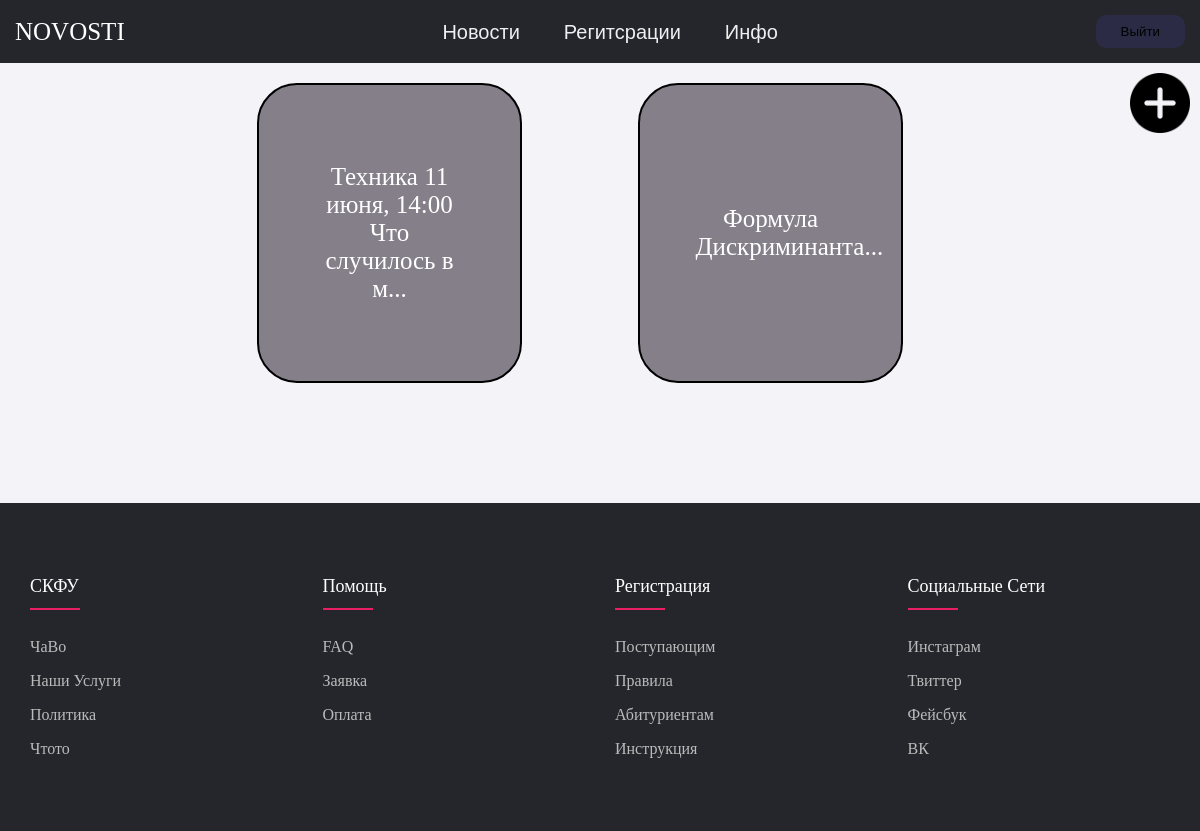
Page /news/ (signed in) on the committed database.
### welcome/models.py (models this page shows)
class News(models.Model):
    news_title = models.CharField(max_length=200)
    news_text = models.TextField(max_length=1000)
    pub_date = models.DateTimeField('date published', default=datetime.now, blank=True)
    def __str__(self):
        return self.news_title[:40]+'...'

### welcome/views.py (the view)
# urls.py: path('news/', views.NewsView.as_view(), name='news'),
class NewsView(LoginRequiredMixin, generic.ListView):
    template_name='welcome/news.html'
    context_object_name = 'newspage'
    def get(self, request):
        news = News.objects.all()
        return render(request, self.template_name, {'newss': news})

### welcome/templates/welcome/news.html
{% extends 'base_bootstrap.html' %}
{% load static %}
{% block content %}
    <div>
        <div class="AddButton">
            <a href="{% url 'welcome:create' %}"><img style="margin-bottom: 20px;" src="{% static 'images/plus.png' %}" width="60" alt="but"></a>
        </div>
        {% if newss %}
            <div class="news_container">
                {% for news in newss %}
                    <div class="news_box">
                        <span class="news_square"><a href="{% url 'welcome:detail' news.id %}">{{ news }}</a></a></span>
                    </div>
                {% endfor %}
            </div>
        {% endif %}
    </div>
{% endblock %}

### welcome/templates/base_bootstrap.html (shortened to what this page needs)
{% load static %}
<!DOCTYPE html>
<html lang="en">
<head>
    <link rel="stylesheet" href="{% static 'css/styles.css' %}">
    <link rel="stylesheet" href="{% static 'css/footer.css' %}">
    <link rel="stylesheet" href="{% static 'css/news_list.css' %}">
    <link rel="stylesheet" href="{% static 'css/registration.css' %}">
</head>
<body>
    <div>
        <header class="navbar">
            <a href="{% url 'welcome:main' %}" style="text-decoration: none;"><span class="name"><b">NOVOSTI</b></span></a>
            <nav>
                <ul class="nav__links">
                    <li><a href="{% url 'welcome:news' %}">Новости</a></li>
                    <li><a href="#">Регитсрации</a></li>
                    <li><a href="#">Инфо</a></li>
                </ul>
            </nav>
            {% if user.is_authenticated %}
                <a class="cta" href="{% url 'logout' %}?next={% url 'welcome:main' %}"><button>Выйти</button></a>
            {% else %}
                <a class="cta" href="{% url 'login' %}?next={{ request.path }}"><button>Логин</button></a>
            {% endif %}
        </header>
    </div>
    <main>
        {% block content %}
        {% endblock %}
    </main>
    {% block footer %}
        {% include 'footer.html' %}
    {% endblock %}
</body>
</html>

### welcome/templates/footer.html
<footer class="footer">
    <div class="container">
        <div class="row">
            <div class="footer-col">
                <h4>СКФУ</h4>
                <ul>
                    <li><a href="#">ЧаВо</a></li>
                    <li><a href="#">Наши услуги</a></li>
                    <li><a href="#">Политика</a></li>
                    <li><a href="#">Чтото</a></li>
                </ul>
            </div>
            <div class="footer-col">
                <h4>Помощь</h4>
                <ul>
                    <li><a href="#">FAQ</a></li>
                    <li><a href="#">Заявка</a></li>
                    <li><a href="#">Оплата</a></li>
                </ul>
            </div>
            <div class="footer-col">
                <h4>Регистрация</h4>
                <ul>
                    <li><a href="#">Поступающим</a></li>
                    <li><a href="#">Правила</a></li>
                    <li><a href="#">Абитуриентам</a></li>
                    <li><a href="#">Инструкция</a></li>
                </ul>
            </div>
            <div class="footer-col">
                <h4>Социальные сети</h4>
                <ul>
                    <li><a href="#">Инстаграм</a></li>
                    <li><a href="#">Твиттер</a></li>
                    <li><a href="#">Фейсбук</a></li>
                    <li><a href="#">ВК</a></li>
                </ul>
            </div>
        </div>
    </div>
</footer>

### welcome/static/css/styles.css (style rules this page uses)
* { box-sizing: border-box; margin: 0; padding: 0; }
main { padding: 10px; background-color: #F4F3F8; }
.navbar { display: flex; padding:15px 15px; background-color: #24262b; align-items: center; justify-content: space-between; }
nav li { font-family: "Merriweather", sans-serif; font-weight: 400; color: #edf0f1; text-decoration: none; }
nav a { font-family: "Merriweather", sans-serif; font-weight: 400; color: #edf0f1; text-decoration: none; }
.name { text-decoration: none; font-size: 25px; color: white; cursor: pointer; }
.nav__links { list-style: none; }
.nav__links li { display: inline-block; font-size: 20px; padding: 0px 20px; }
.nav__links li a { transition: all 0.3s ease 0s; }
header button { padding: 9px 25px; background-color: rgb(43, 43, 69); border: none; border-radius: 10px; cursor:pointer; transition: all 0.3s ease 0s; }
.AddButton { margin: 0px; float: right; }

### welcome/static/css/footer.css (style rules this page uses)
* { margin: 0; padding: 0; box-sizing: border-box; }
footer .container { max-width: 1170px; margin: auto; }
ul { list-style: none; }
.row { justify-content: space-between; display: flex; flex-direction: row; flex-wrap: wrap; }
.footer { background-color: #24262b; padding: 70px 0; line-height: 1.5; }
.footer-col { width: 25%; padding: 0 15px; }
.footer-col h4 { font-size: 18px; color: #ffffff; text-transform: capitalize; margin-bottom: 35px; font-weight: 500; position: relative; }
.footer-col h4::before { content: ''; position: absolute; left: 0; bottom: -10px; background-color: #e91e63; height: 2px; box-sizing: border-box; width: 50px; }
.footer-col ul li:not(:last-child) { margin-bottom: 10px; }
.footer-col ul li a { font-size: 16px; text-transform: capitalize; color: #ffffff; text-decoration: none; font-weight: 300; color: #bbbbbb; display: block; transition: all 0.3s ease; }

### welcome/static/css/news_list.css (style rules this page uses)
.news_container { margin: 0px 20px 100px 20px; padding: 0px 15%; display: flex; flex-direction: row; flex-basis: 25%; justify-content: space-evenly; flex-wrap: wrap; gap: 1em; }
.news_box { display: inline-grid; align-items: center; justify-content: center; text-align: center; margin: 10px 50px; flex-grow: 1; height: 80px; width: 200px; height: 300px; border: 2px solid black; border-radius: 40px; background-color: rgba(105, 99, 110, 0.8); transition: all 0.5s ease 0s; cursor: pointer; }
.news_square { max-width: 150px; max-height: 200px; color: white; font-weight: 540; font-size: 25px; }
.news_square a { text-decoration: none; color: white; }

### rows in the picture
News: news_title "Техника 11 июня, 14:00 Что случилось в м..."
News: news_title "Формула Дискриминанта..."
